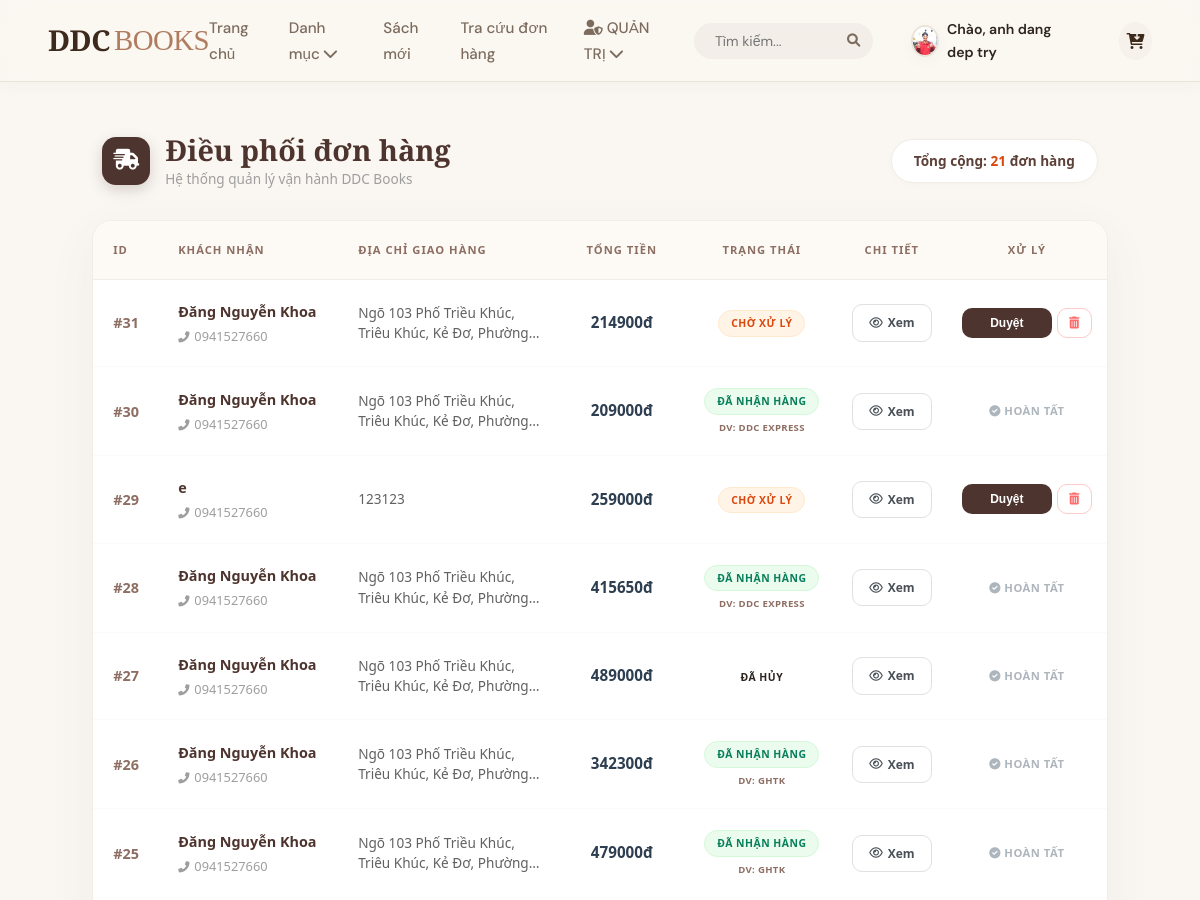
Before: /manage-orders/ (signed in, upper part) with the older database file.
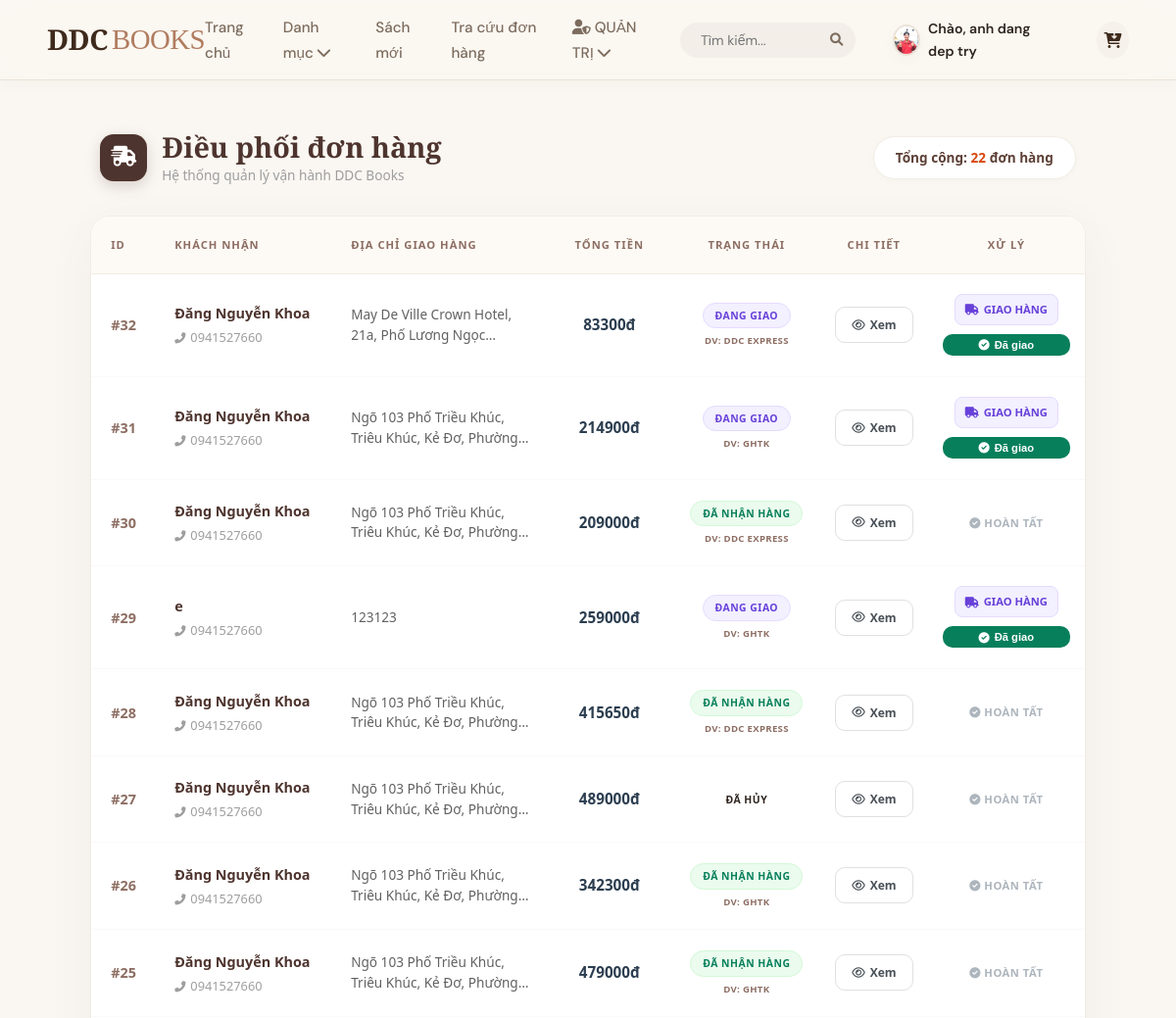
After: the same page with the newer database file.
### app/models.py (models this page shows, shortened)
class Order(models.Model):
    STATUS_CHOICES = (
        ('Pending',    'Chờ xử lý'),
        ('Confirmed',  'Đã xác nhận'),
        ('Shipped',    'Đang giao'),
        ('Received',   'Đã nhận hàng'),
        ('Cancelled',  'Đã hủy'),
    )
    user            = models.ForeignKey(User, on_delete=models.SET_NULL, null=True, blank=True)
    full_name       = models.CharField(max_length=255)
    phone           = models.CharField(max_length=20)
    address         = models.TextField()
    total_price     = models.DecimalField(max_digits=12, decimal_places=0)
    created_at      = models.DateTimeField(auto_now_add=True)
    status          = models.CharField(max_length=20, choices=STATUS_CHOICES, default='Pending')
    shipping_unit   = models.CharField(max_length=50, blank=True, null=True)
    coupon          = models.ForeignKey('Coupon', null=True, blank=True, on_delete=models.SET_NULL,
                                        related_name='orders', verbose_name='Mã giảm giá')
    discount_amount = models.DecimalField(max_digits=12, decimal_places=0, default=0,
                                          verbose_name='Số tiền giảm')

### app/views/staff.py (the view)
# urls.py: path('manage-orders/',                       views.manage_orders,      name='manage_orders'),
@user_passes_test(is_staff)
def manage_orders(request):
    orders = Order.objects.all().order_by('-created_at')
    return render(request, 'app/manage_orders.html', {'orders': orders})

### app/context_processors.py (called while the page is built)
def categories_processor(request):
    return {
        'categories': Category.objects.all()
    }

### app/views/staff.py (called while the page is built)
def is_staff(user):
    return user.groups.filter(name='Staff').exists() or user.is_superuser

### app/templates/app/manage_orders.html (shortened to what the changed rows need)
{% extends 'app/base.html' %}
{% load static %}
{% block content %}
<div class="container" style="margin-top: 50px; margin-bottom: 80px; font-family: 'Segoe UI', Arial, sans-serif;">
    <div style="display: flex; justify-content: space-between; align-items: center; margin-bottom: 30px; padding: 0 10px;">
        <div style="display: flex; align-items: center; gap: 15px;">
            <div>
                <h2 style="font-family: 'Playfair Display', serif; color: #4e342e; margin: 0; font-weight: 700; font-size: 1.8rem;">Điều phối đơn hàng</h2>
            </div>
        </div>
        <span style="background: white; padding: 10px 22px; border-radius: 50px; font-size: 0.85rem; color: #5d4037; border: 1px solid #f1ece4; font-weight: 600; box-shadow: 0 2px 8px rgba(0,0,0,0.02);">
            Tổng cộng: <strong style="color: #d9480f;">{{ orders.count }}</strong> đơn hàng
        </span>
    </div>
    <div style="background: white; border-radius: 20px; box-shadow: 0 15px 50px rgba(78, 52, 46, 0.06); border: 1px solid #f1ece4; overflow: hidden;">
        <div style="overflow-x: auto;">
            <table style="width: 100%; border-collapse: collapse; table-layout: fixed;">
                <thead>
                    <tr style="background: #fdfaf5; border-bottom: 1px solid #f1ece4;">
                        <th style="width: 70px; padding: 20px; text-align: left; color: #8d6e63; font-weight: 700; font-size: 0.7rem; text-transform: uppercase; letter-spacing: 1px;">ID</th>
                        <th style="width: 180px; padding: 20px 15px; text-align: left; color: #8d6e63; font-weight: 700; font-size: 0.7rem; text-transform: uppercase; letter-spacing: 1px;">Khách nhận</th>
                        <th style="padding: 20px 15px; text-align: left; color: #8d6e63; font-weight: 700; font-size: 0.7rem; text-transform: uppercase; letter-spacing: 1px;">Địa chỉ giao hàng</th>
                        <th style="width: 130px; padding: 20px 15px; text-align: center; color: #8d6e63; font-weight: 700; font-size: 0.7rem; text-transform: uppercase; letter-spacing: 1px;">Tổng tiền</th>
                        <th style="width: 150px; padding: 20px 15px; text-align: center; color: #8d6e63; font-weight: 700; font-size: 0.7rem; text-transform: uppercase; letter-spacing: 1px;">Trạng thái</th>
                        <th style="width: 110px; padding: 20px 10px; text-align: center; color: #8d6e63; font-weight: 700; font-size: 0.7rem; text-transform: uppercase; letter-spacing: 1px;">Chi tiết</th>
                        <th style="width: 160px; padding: 20px 15px; text-align: center; color: #8d6e63; font-weight: 700; font-size: 0.7rem; text-transform: uppercase; letter-spacing: 1px;">Xử lý</th>
                    </tr>
                </thead>
                <tbody>
                    {% for order in orders %}
                    <tr style="border-bottom: 1px solid #fcfaf8; transition: background 0.2s;">
                        <td style="padding: 20px; font-weight: 700; color: #8d6e63; font-size: 0.9rem;">#{{ order.id }}</td>
                        <td style="padding: 20px 15px;">
                            <div style="font-weight: 700; color: #4e342e; font-size: 0.9rem; margin-bottom: 3px;">{{ order.full_name }}</div>
                            <div style="font-size: 0.8rem; color: #9e9e9e;"><i class="fas fa-phone-alt" style="margin-right: 5px; font-size: 0.7rem;"></i>{{ order.phone }}</div>
                        </td>
                        <td style="padding: 20px 15px;">
                            <div style="font-size: 0.85rem; color: #616161; line-height: 1.5; display: -webkit-box; -webkit-line-clamp: 2; -webkit-box-orient: vertical; overflow: hidden;">
                                {{ order.address }}
                            </div>
                        </td>
                        <td style="padding: 20px 15px; text-align: center;">
                            <span style="font-weight: 800; color: #2c3e50; font-size: 0.95rem;">{{ order.total_price }}đ</span>
                        </td>
                        <td style="padding: 20px 15px; text-align: center;">
                            <div class="badge-status status-{{ order.status|lower }}">
                                {{ order.get_status_display }}
                            </div>
                            {% if order.shipping_unit %}
                                <div style="font-size: 0.6rem; color: #8d6e63; margin-top: 5px; font-weight: 700; text-transform: uppercase; letter-spacing: 0.3px;">DV: {{ order.shipping_unit }}</div>
                            {% endif %}
                        </td>
                        <td style="padding: 20px 10px; text-align: center;">
                            <a href="{% url 'staff_order_detail' order.id %}" class="btn-action" style="background: white; color: #495057; border: 1px solid #e0e0e0; width: 80px;">
                                <i class="far fa-eye"></i> Xem
                            </a>
                        </td>
                        <td style="padding: 20px 15px; text-align: center;">
                            {% if order.status == 'Pending' %}
                                <div style="display: flex; gap: 5px; justify-content: center;">
                                    <form method="POST" action="{% url 'confirm_order' order.id %}" style="flex:1;margin:0;">
                                        <button type="submit" class="btn-action btn-confirm" style="width:100%;">Duyệt</button>
                                    </form>
                                    <form method="POST" action="{% url 'cancel_order' order.id %}" style="margin:0;" onsubmit="return confirm('Hủy đơn hàng #{{ order.id }}?')">
                                        <button type="submit" class="btn-action btn-cancel" style="width:35px;"><i class="fas fa-trash-alt"></i></button>
                                    </form>
                                </div>
                            {% elif order.status == 'Confirmed' %}
                                <button onclick="openShipModal('{{ order.id }}')" class="btn-action btn-ship" style="width: 100%;">
                                    <i class="fas fa-paper-plane"></i> Giao hàng
                                </button>
                            {% elif order.status == 'Shipped' %}
                                <div style="display: flex; flex-direction: column; gap: 5px; align-items: center;">
                                    <div style="color: #6741d9; font-size: 0.7rem; font-weight: 800; padding: 6px 10px; background: #f3f0ff; border-radius: 8px; border: 1px solid #e5dbff; display: inline-flex; align-items: center; gap: 5px;">
                                        <i class="fas fa-truck"></i> GIAO HÀNG
                                    </div>
                                    <form method="POST" action="{% url 'staff_confirm_delivery' order.id %}" style="margin: 0; width: 100%;">
                                        <button type="submit" class="btn-action" style="background: #087f5b; color: white; border: none; width: 100%; font-size: 0.7rem; padding: 5px 8px; margin-top: 4px;">
                                            <i class="fas fa-check-circle"></i> Đã giao
                                        </button>
                                    </form>
                                </div>
                            {% else %}
                                <div style="color: #adb5bd; font-size: 0.7rem; font-weight: 700; text-transform: uppercase; letter-spacing: 0.5px;">
                                    <i class="fas fa-check-circle"></i> Hoàn tất
                                </div>
                            {% endif %}
                        </td>
                    </tr>
                    {% empty %}
                    <tr><td colspan="7" style="padding: 100px; text-align: center; color: #adb5bd;">Trống</td></tr>
                    {% endfor %}
                </tbody>
            </table>
        </div>
    </div>
</div>
{% endblock %}

Changed rows visible on the page:
added Order: id "32", full_name "Đăng Nguyễn Khoa", phone "0941527660", address "May De Ville Crown Hotel, 21a, Phố Lương…", total_price "83300", status "ĐANG GIAO", shipping_unit "DDC EXPRESS", shows "GIAO HÀNG"
changed Order id 31: status "CHỜ XỬ LÝ" → "ĐANG GIAO"; shipping_unit (not shown) → "GHTK"; status "Duyệt" → "GIAO HÀNG Đã giao"
changed Order id 29: status "CHỜ XỬ LÝ" → "ĐANG GIAO"; shipping_unit (not shown) → "GHTK"; status "Duyệt" → "GIAO HÀNG Đã giao"
Other visible differences:
{{ orders.count }}: "21" → "22"
